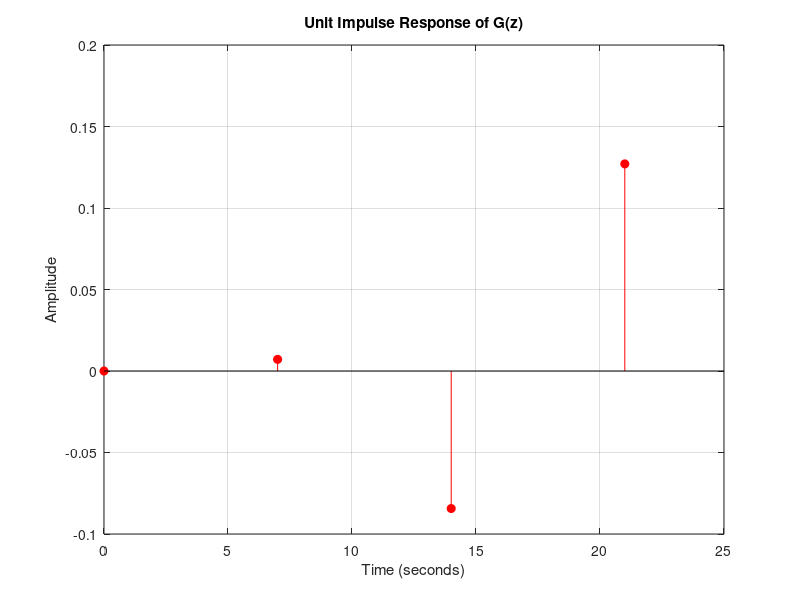
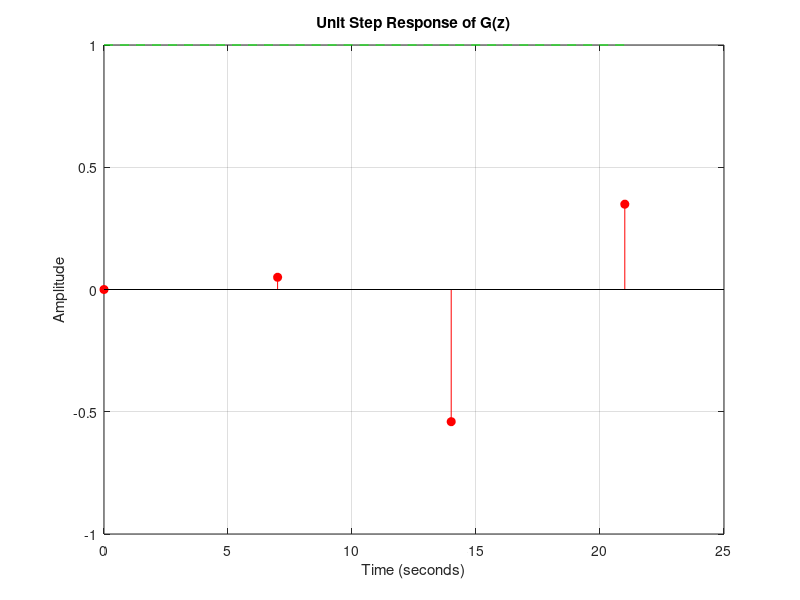

Source code (MATLAB) for these figures, in order:
% Discrete-time plant G(z)
Gz_num = [0.1725, -2.07, 3.45];
Gz_den = [3.45, -0.65, -0.05, 0.0105];

T = 7;                 % sample period (seconds)
Gz = tf(Gz_num, Gz_den, T);

% DC gain and poles
DC_gain = dcgain(Gz);
p       = pole(Gz);

fprintf('DC gain of G(z) = %.4f\n', DC_gain);
fprintf('Poles of G(z):\n');
for i = 1:length(p)
    fprintf('p%d = %.6f\n', i, p(i));
end

% Number of samples to simulate
N = 25;   % adjust to match how long you want the plot

%% Unit impulse response (discrete-time)
[y_imp, t_imp] = impulse(Gz, N);   % t_imp already in seconds (k*T)

figure(1); clf
stem(t_imp, y_imp, 'r', 'filled');  % discrete samples
title('Unit Impulse Response of G(z)')
xlabel('Time (seconds)')
ylabel('Amplitude')
grid on

%% Unit step response (discrete-time)
[y_step, t_step] = step(Gz, N);

figure(2); clf
% Reference step (green dashed)
plot(t_step, ones(size(t_step)), 'g--');
hold on
% Discrete response as stems (red)
stem(t_step, y_step, 'r', 'filled');
hold off

title('Unit Step Response of G(z)')
xlabel('Time (seconds)')
ylabel('Amplitude')
grid on
